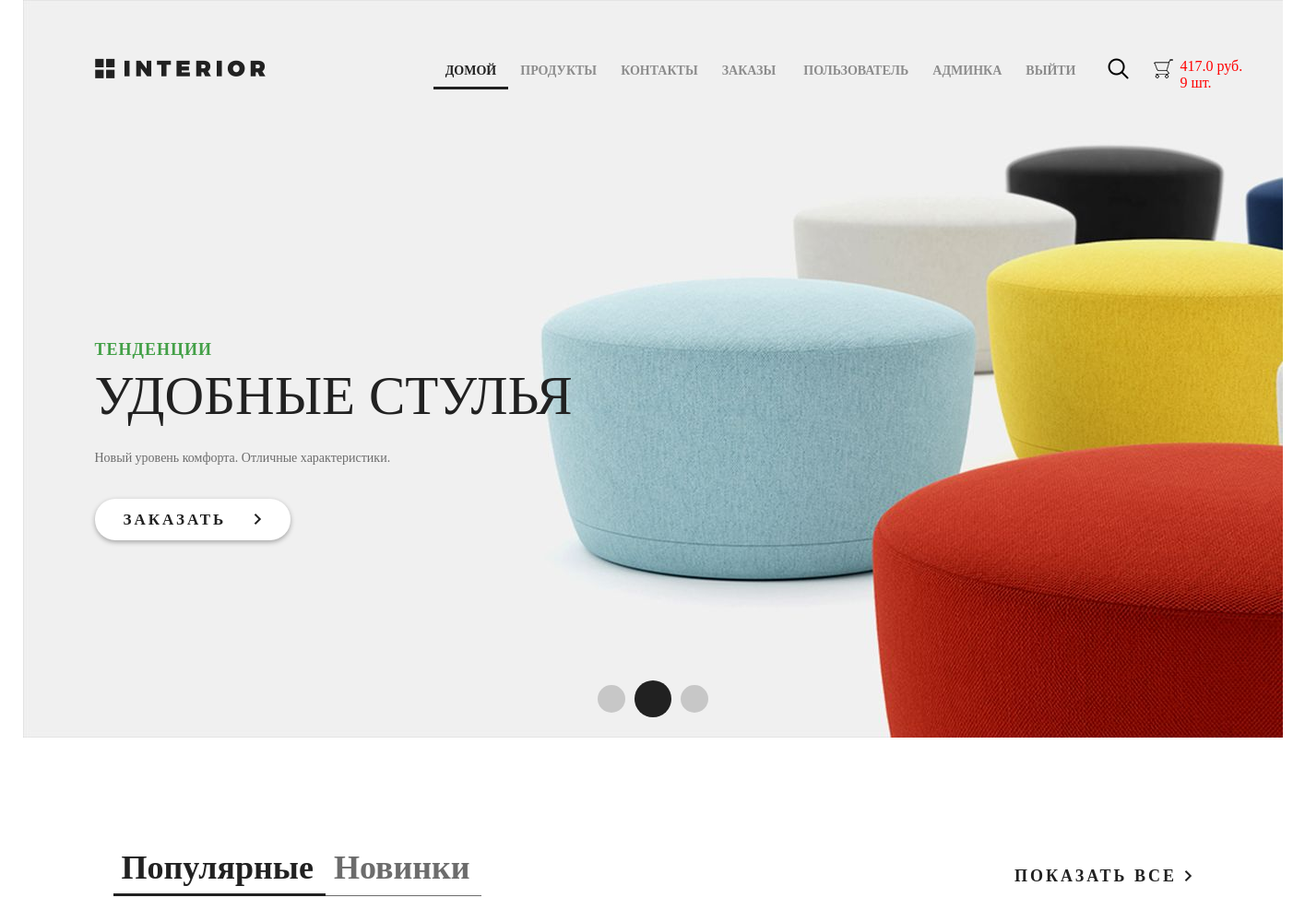
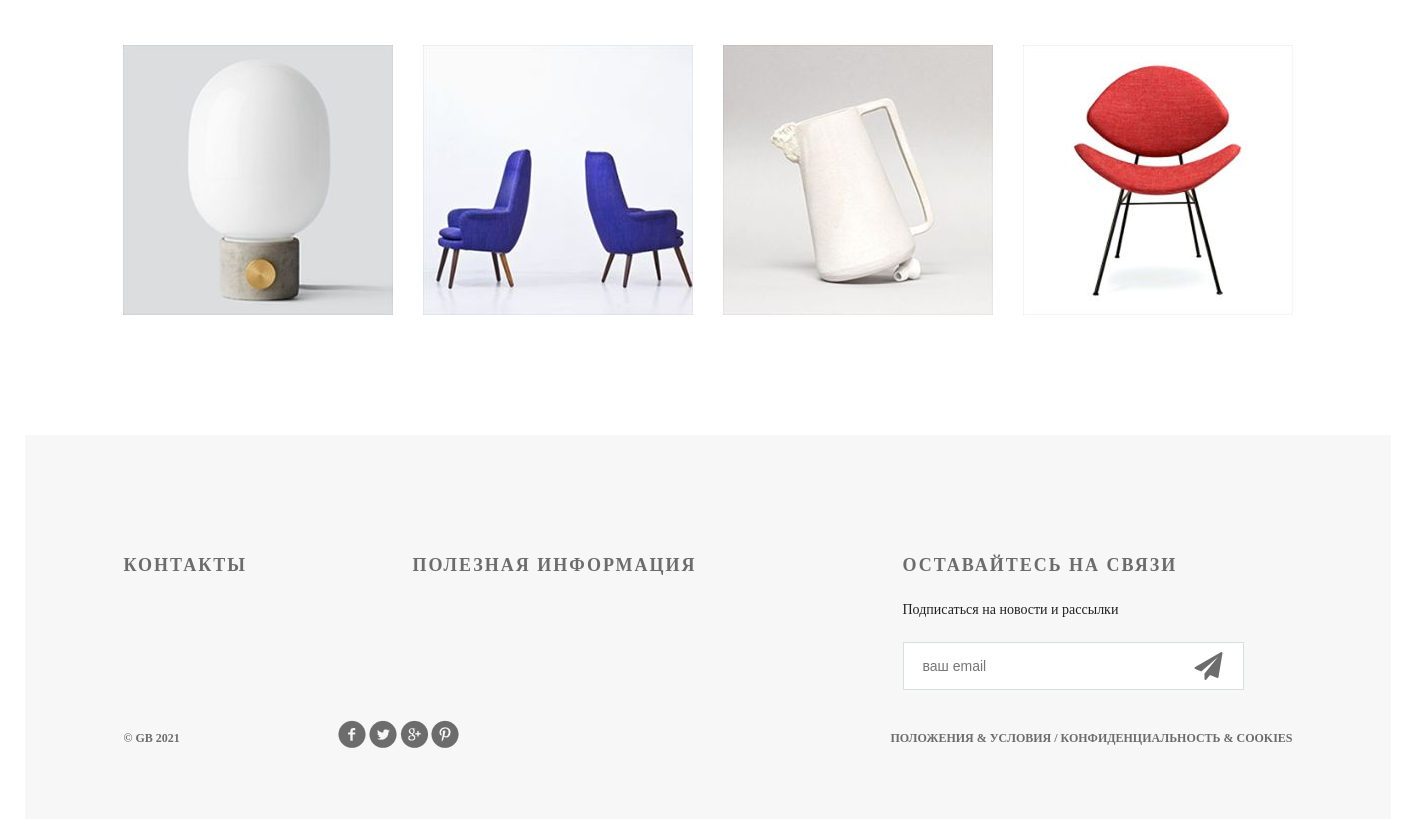
Page / (signed in) on the committed database (2 pictures, top to bottom).
### authapp/models.py (models this page shows, shortened)
class ShopUser(AbstractUser):
    avatar = models.ImageField(upload_to='users_avatars', blank=True, verbose_name='аватар')
    avatar_url = models.CharField(max_length=128, blank=True, null=True)
    age = models.PositiveIntegerField(verbose_name='возраст', default=18)
    activate_key = models.CharField(max_length=128, blank=True, null=True, verbose_name='Ключ активации')
    activate_key_expired = models.DateTimeField(blank=True, null=True)

### basketapp/models.py (models this page shows, shortened)
class Basket(models.Model):
    user = models.ForeignKey(settings.AUTH_USER_MODEL, on_delete=models.CASCADE, related_name='basket')
    product = models.ForeignKey(Product, on_delete=models.CASCADE)
    quantity = models.PositiveSmallIntegerField(default=0)
    created_at = models.DateTimeField(auto_now_add=True)
    @property
    def product_cost(self):
        return self.quantity * self.product.price
    @property
    def total_quantity(self):
        _items = Basket.objects.filter(user=self.user)
        return sum(list(map(lambda x: x.quantity, _items)))
    @property
    def total_cost(self):
        _items = Basket.objects.filter(user=self.user)
        return sum(list(map(lambda x: x.product_cost, _items)))

### mainapp/models.py (models this page shows, shortened)
class Product(models.Model):
    category = models.ForeignKey(ProductCategory, on_delete=models.CASCADE, verbose_name='категория')
    name = models.CharField(max_length=128, verbose_name='название')
    image = models.ImageField(upload_to='products', blank=True, verbose_name='картинка')
    short_desc = models.CharField(max_length=255, blank=True, verbose_name='краткое описание')
    description = models.TextField(blank=True, verbose_name='описание')
    price = models.DecimalField(max_digits=10, decimal_places=2, default=0, verbose_name='цена')
    quantity = models.PositiveIntegerField(default=0, verbose_name='количество на складе')
    is_active = models.BooleanField(default=True)

### mainapp/views.py (the view)
# urls.py: path('', mainapp.index, name='index'),
def index(request):
    context = {
        'title': 'Главная',
        'products': Product.objects.all()[:4],
    }
    return render(request, 'mainapp/index.html', context)

### mainapp/context_processors.py (called while the page is built)
def basket(request):
    basket_items = []
    if request.user.is_authenticated:
        basket_items = Basket.objects.filter(user=request.user)
    return {
        'basket': basket_items
    }

### mainapp/templates/mainapp/index.html (shortened to what this page needs)
{% extends 'mainapp/base.html' %}
{% load static %}
	{% block menu %}
		<div class="slider">
			<div class="header clearfix">
				{% include 'mainapp/includs/inc_main_menu.html' %}
			</div>
			<div class="text-slider">
				<h3 class="green">тенденции</h3>
				<h3 class="big"> удобные стулья</h3>
				<p>Новый уровень комфорта. Отличные характеристики.</p>
				<a href="#" class="button-order">заказать <img src="{% static 'img/arrow.png' %}" alt=""></a>
			</div>
			<div class="navi">
				<a href="#"></a><a href="#"></a><a href="#"></a>
			</div>
		</div>
	{% endblock %}
	{% block content %}
		<div class="featured">
			<div class="featured-menu">
					<a class="active" href="#">Популярные</a><a href="#">Новинки</a>
			</div>
			<a class="explore" href="#">показать все <img src="{% static 'img/arrow.png' %}" alt=""></a>
			<div class="clearfix">
			</div>
			<div class="tab-content">
				{% for product in products %}
				<div class="block">
					<a href="{% url 'mainapp:product' product.pk %}"><img src="/media/{{ product.image }}" alt="" height="270" width="270">
					</a>
				</div>
				{% endfor %}
			</div>
		</div>
	{% endblock %}

### mainapp/templates/mainapp/includs/inc_main_menu.html (shortened to what this page needs)
<a href="{% url 'index' %}" class="logo"></a>
<ul class="menu">
    <li><a href="{% url 'index' %}"
                {% if request.resolver_match.url_name == 'index' %}class='active'{% endif %}
        >домой</a></li>
    <li><a href="{% url 'products:products' %}"
        >продукты</a></li>
    <li><a href="{% url 'contact' %}"
        >контакты</a></li>
    <li>
        {% if user.is_authenticated %}
            <a href="{% url 'order:list' %}">Заказы</a>
            <a href="{% url 'auth:edit' %}">{{ user.first_name|default:'пользователь' }}</a>
                {% if user.is_superuser %}
                    <li><a href="{% url 'adminapp:user_list' %}">админка</a></li>
                {% endif %}
            <a href="{% url 'auth:logout' %}">выйти</a>
        {% else %}
            <a href="{% url 'auth:register' %}">регистрация</a>
            <a href="{% url 'auth:login' %}">войти</a>
        {% endif %}
    </li>
</ul>
<a href="#" class="search"></a>
<a href="{% url 'basket:basket' %}" class="basket">
    <span style="color:red;">
        {% if user.is_authenticated %}
            {% if basket %}
                {{ basket.0.total_cost|floatformat:1 }} руб. <br>
                {{ basket.0.total_quantity }} шт.
            {% endif %}
        {% endif %}
    </span>
</a>

### static/css/style.css (style rules this page uses)
* { margin: 0; padding: 0; }
body { new_product font-family: 'Montserrat', sans-serif; }
html, body { height: 100%; }
.slider { height: 800px; background-image: url(/static/img/slider.jpg); padding-left: 78px; padding-right: 211px; position: relative; }
.logo { background-image: url(/static/img/logo.png); margin-top: 63px; width: 185px; height: 22px; float: left; }
.menu { list-style-type: none; margin-top: 67px; float: right; }
.menu li { float: left; }
.menu a { color: #8c8c8c; font-size: 14px; font-weight: 700; text-align: right; text-transform: uppercase; text-decoration: none; padding: 10px 13px; }
.menu .active { color: #212121; font-weight: 700; border-bottom: 3px solid #212121; }
.search { display: block; width: 23px; height: 23px; background-image: url(/static/img/search.png); position: absolute; top: 63px; left: 1176px; }
.basket { display: block; width: 23px; height: 23px; background-image: url(/static/img/basket.png); position: absolute; top: 63px; left: 1225px; text-decoration: none; color: #555; }
.basket span { display: block; margin-left: 30px; width: 150px; }
.clearfix:after { content: ""; display: block; clear: both; }
.text-slider { margin-top: 288px; position: absolute; }
.text-slider p { color: #6c6c6c; font-size: 14px; text-align: left; width: 458px; line-height: 24px; }
.button-order { background-color: #ffffff; box-shadow: 0px 2px 4.85px 0.15px rgba(33, 33, 33, 0.35); width: 212px; height: 45px; display: block; text-transform: uppercase; text-align: center; border-radius: 22px; text-decoration: none; color: #212121; font-size: 17px; font-weight: 700; line-height: 45px; margin-top: 32px; letter-spacing: 3px; }
.button-order img { padding-left: 22px; }
.green { text-transform: uppercase; color: #43a047; font-size: 18px; font-weight: 700; text-align: left; margin-bottom: 22px; line-height: 13px; letter-spacing: 1px; }
.big { color: #212121; font-size: 59px; line-height: 43px; text-transform: uppercase; font-weight: 100; margin-bottom: 34px; }
.navi { position: absolute; bottom: 22px; right: 618px; display: flex; width: 130px; height: 40px; justify-content: space-between; align-items: center; }
.navi a { display: block; width: 30px; height: 30px; border-radius: 50%; background-color: rgba(33, 33, 33, 0.2); float: left; margin: 0px 5px; }
.navi a:nth-child(2) { display: block; width: 40px; height: 40px; border-radius: 50%; background-color: #212121; float: left; margin: 0px; }
.featured { padding-left: 98px; padding-right: 98px; }
.featured-menu { margin-top: 120px; width: 300px; height: 49px; float: left; }
.featured-menu a { color: #6c6c6c; font-size: 36px; font-weight: 700; text-align: left; text-decoration: none; border-bottom: 1px solid #6c6c6c; padding-bottom: 10px; padding-right: 13px; padding-left: 9px; }
.featured-menu .active { font-size: 36px; font-weight: 700; text-align: left; color: #212121; border-bottom: 3px solid #212121; padding-bottom: 8px; }
.explore { text-transform: uppercase; color: #212121; font-size: 18px; font-weight: 700; line-height: 24px; text-align: center; float: right; margin-top: 138px; letter-spacing: 3px; text-decoration: none; }
.tab-content { margin-top: 50px; display: flex; justify-content: space-between; margin-bottom: 120px; }
.tab-content .block { height: 270px; width: 270px; position: relative; }

### rows in the picture
ShopUser: first_name "ПОЛЬЗОВАТЕЛЬ"
Basket: user+quantity+product "417.0", user+quantity "9"
Product: image (picture)
Product: image (picture)
Product: image (picture)
Product: image (picture)
